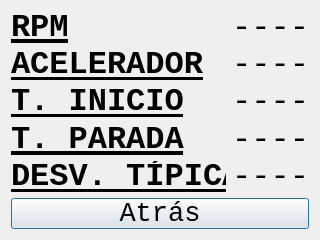
<?xml version="1.0" encoding="UTF-8"?>
<ui version="4.0">
 <class>Dialog</class>
 <widget class="QDialog" name="Dialog">
  <property name="geometry">
   <rect>
    <x>0</x>
    <y>0</y>
    <width>320</width>
    <height>240</height>
   </rect>
  </property>
  <property name="sizePolicy">
   <sizepolicy hsizetype="MinimumExpanding" vsizetype="MinimumExpanding">
    <horstretch>0</horstretch>
    <verstretch>0</verstretch>
   </sizepolicy>
  </property>
  <property name="minimumSize">
   <size>
    <width>320</width>
    <height>240</height>
   </size>
  </property>
  <property name="windowTitle">
   <string>Dialog</string>
  </property>
  <layout class="QGridLayout" name="gridLayout">
   <item row="0" column="0">
    <layout class="QHBoxLayout" name="horizontalLayout_5">
     <item>
      <widget class="QLabel" name="labelRPM">
       <property name="font">
        <font>
         <family>Consolas</family>
         <pointsize>24</pointsize>
         <weight>75</weight>
         <bold>true</bold>
         <underline>true</underline>
        </font>
       </property>
       <property name="text">
        <string>RPM</string>
       </property>
      </widget>
     </item>
     <item>
      <widget class="QLabel" name="labelRPMValue">
       <property name="sizePolicy">
        <sizepolicy hsizetype="Preferred" vsizetype="Maximum">
         <horstretch>0</horstretch>
         <verstretch>0</verstretch>
        </sizepolicy>
       </property>
       <property name="font">
        <font>
         <family>Lucida Console</family>
         <pointsize>24</pointsize>
         <weight>50</weight>
         <italic>false</italic>
         <bold>false</bold>
         <underline>false</underline>
         <strikeout>false</strikeout>
         <kerning>false</kerning>
        </font>
       </property>
       <property name="text">
        <string>----</string>
       </property>
       <property name="alignment">
        <set>Qt::AlignRight|Qt::AlignTrailing|Qt::AlignVCenter</set>
       </property>
      </widget>
     </item>
    </layout>
   </item>
   <item row="1" column="0">
    <layout class="QHBoxLayout" name="horizontalLayout_4">
     <item>
      <widget class="QLabel" name="labelAcc">
       <property name="font">
        <font>
         <family>Consolas</family>
         <pointsize>24</pointsize>
         <weight>75</weight>
         <bold>true</bold>
         <underline>true</underline>
        </font>
       </property>
       <property name="text">
        <string>ACELERADOR</string>
       </property>
      </widget>
     </item>
     <item>
      <widget class="QLabel" name="labelAccValue">
       <property name="font">
        <font>
         <family>Lucida Console</family>
         <pointsize>24</pointsize>
         <weight>50</weight>
         <italic>false</italic>
         <bold>false</bold>
         <underline>false</underline>
         <strikeout>false</strikeout>
         <kerning>false</kerning>
        </font>
       </property>
       <property name="text">
        <string>----</string>
       </property>
       <property name="alignment">
        <set>Qt::AlignRight|Qt::AlignTrailing|Qt::AlignVCenter</set>
       </property>
      </widget>
     </item>
    </layout>
   </item>
   <item row="2" column="0">
    <layout class="QHBoxLayout" name="horizontalLayout_3">
     <item>
      <widget class="QLabel" name="labelStart">
       <property name="font">
        <font>
         <family>Consolas</family>
         <pointsize>24</pointsize>
         <weight>75</weight>
         <bold>true</bold>
         <underline>true</underline>
        </font>
       </property>
       <property name="text">
        <string>T. INICIO</string>
       </property>
      </widget>
     </item>
     <item>
      <widget class="QLabel" name="labelStartValue">
       <property name="font">
        <font>
         <family>Lucida Console</family>
         <pointsize>24</pointsize>
         <weight>50</weight>
         <italic>false</italic>
         <bold>false</bold>
         <underline>false</underline>
         <strikeout>false</strikeout>
         <kerning>false</kerning>
        </font>
       </property>
       <property name="text">
        <string>----</string>
       </property>
       <property name="alignment">
        <set>Qt::AlignRight|Qt::AlignTrailing|Qt::AlignVCenter</set>
       </property>
      </widget>
     </item>
    </layout>
   </item>
   <item row="3" column="0">
    <layout class="QHBoxLayout" name="horizontalLayout_2">
     <item>
      <widget class="QLabel" name="labelStop">
       <property name="font">
        <font>
         <family>Consolas</family>
         <pointsize>24</pointsize>
         <weight>75</weight>
         <bold>true</bold>
         <underline>true</underline>
        </font>
       </property>
       <property name="text">
        <string>T. PARADA</string>
       </property>
      </widget>
     </item>
     <item>
      <widget class="QLabel" name="labelStopValue">
       <property name="font">
        <font>
         <family>Lucida Console</family>
         <pointsize>24</pointsize>
         <weight>50</weight>
         <italic>false</italic>
         <bold>false</bold>
         <underline>false</underline>
         <strikeout>false</strikeout>
         <kerning>false</kerning>
        </font>
       </property>
       <property name="text">
        <string>----</string>
       </property>
       <property name="alignment">
        <set>Qt::AlignRight|Qt::AlignTrailing|Qt::AlignVCenter</set>
       </property>
      </widget>
     </item>
    </layout>
   </item>
   <item row="4" column="0">
    <layout class="QHBoxLayout" name="horizontalLayout">
     <item>
      <widget class="QLabel" name="labelDev">
       <property name="font">
        <font>
         <family>Consolas</family>
         <pointsize>24</pointsize>
         <weight>75</weight>
         <bold>true</bold>
         <underline>true</underline>
        </font>
       </property>
       <property name="text">
        <string>DESV. TÍPICA</string>
       </property>
      </widget>
     </item>
     <item>
      <widget class="QLabel" name="labelDevValue">
       <property name="font">
        <font>
         <family>Lucida Console</family>
         <pointsize>24</pointsize>
         <weight>50</weight>
         <italic>false</italic>
         <bold>false</bold>
         <underline>false</underline>
         <strikeout>false</strikeout>
         <kerning>false</kerning>
        </font>
       </property>
       <property name="text">
        <string>----</string>
       </property>
       <property name="alignment">
        <set>Qt::AlignRight|Qt::AlignTrailing|Qt::AlignVCenter</set>
       </property>
      </widget>
     </item>
    </layout>
   </item>
   <item row="5" column="0">
    <widget class="QPushButton" name="pushButtonBack">
     <property name="sizePolicy">
      <sizepolicy hsizetype="MinimumExpanding" vsizetype="MinimumExpanding">
       <horstretch>0</horstretch>
       <verstretch>0</verstretch>
      </sizepolicy>
     </property>
     <property name="font">
      <font>
       <family>Consolas</family>
       <pointsize>20</pointsize>
      </font>
     </property>
     <property name="text">
      <string>Atrás</string>
     </property>
    </widget>
   </item>
  </layout>
 </widget>
 <resources/>
 <connections/>
</ui>
